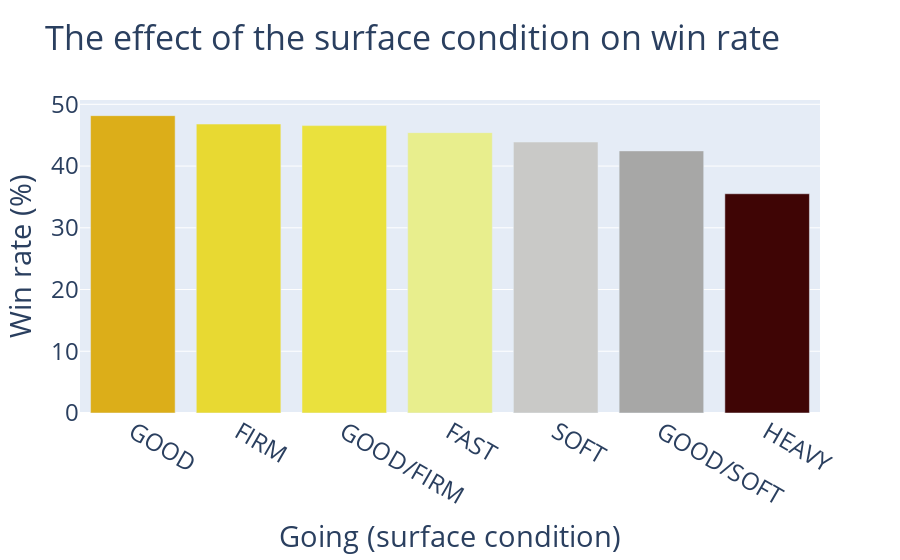

Source (notebook cell):
### Markdown cell above
### Going vs Win_Rate

### Code cell
going_df = calculate_win_rate(df, 'Going')
fig = px.bar(
    x=going_df['Going'],
    y=going_df['Win_Rate'],
    color=going_df['Win_Rate'],
    color_continuous_scale='oxy',
    title='The effect of the surface condition on win rate',
    labels={'x': 'Going (surface condition)', 'y': 'Win rate (%)'}
    )

fig.update_layout(xaxis={'categoryorder': 'total descending'}, font={'size': 24})
fig.update_coloraxes(showscale=False)
fig.write_image('../images/going-win-rate.png', scale=10)
fig

### Figure 1 — Plotly figure (JSON) as saved in the notebook; plotly's stock layout.template omitted (floating-point values rounded to 4 significant figures)
{"data": [{"alignmentgroup": "True", "hovertemplate": "Going (surface condition)=%{x}<br>Win rate (%)=%{y}<br>color=%{marker.color}<extra></extra>", "legendgroup": "", "marker": {"color": [45.41, 46.8, 48.17, 46.55, 42.46, 35.51, 43.89], "coloraxis": "coloraxis", "pattern": {"shape": ""}}, "name": "", "offsetgroup": "", "orientation": "v", "showlegend": false, "textposition": "auto", "type": "bar", "x": ["FAST", "FIRM", "GOOD ", "GOOD/FIRM", "GOOD/SOFT", "HEAVY", "SOFT"], "xaxis": "x", "y": [45.41, 46.8, 48.17, 46.55, 42.46, 35.51, 43.89], "yaxis": "y"}], "layout": {"barmode": "relative", "coloraxis": {"colorbar": {"title": {"text": "color"}}, "colorscale": [[0, "rgb(63, 5, 5)"], [0.09091, "rgb(101, 6, 13)"], [0.1818, "rgb(138, 17, 9)"], [0.2727, "rgb(96, 95, 95)"], [0.3636, "rgb(119, 118, 118)"], [0.4545, "rgb(142, 141, 141)"], [0.5455, "rgb(166, 166, 165)"], [0.6364, "rgb(193, 192, 191)"], [0.7273, "rgb(222, 222, 220)"], [0.8182, "rgb(239, 248, 90)"], [0.9091, "rgb(230, 210, 41)"], [1, "rgb(220, 174, 25)"]], "showscale": false}, "font": {"size": 24}, "legend": {"tracegroupgap": 0}, "title": {"text": "The effect of the surface condition on win rate"}, "xaxis": {"anchor": "y", "categoryorder": "total descending", "domain": [0, 1], "title": {"text": "Going (surface condition)"}}, "yaxis": {"anchor": "x", "domain": [0, 1], "title": {"text": "Win rate (%)"}}}}
